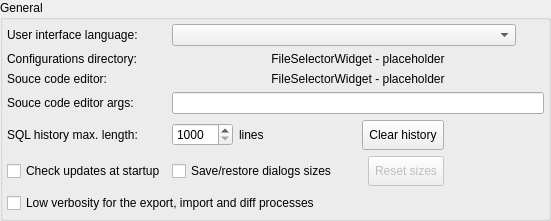
        <widget class="QGroupBox" name="general_gb">
         <property name="title">
          <string>General</string>
         </property>
         <layout class="QGridLayout" name="gridLayout_2">
          <property name="leftMargin">
           <number>4</number>
          </property>
          <property name="topMargin">
           <number>4</number>
          </property>
          <property name="rightMargin">
           <number>4</number>
          </property>
          <property name="bottomMargin">
           <number>4</number>
          </property>
          <item row="2" column="1">
           <widget class="QLabel" name="label_3">
            <property name="text">
             <string>Souce code editor:</string>
            </property>
           </widget>
          </item>
          <item row="1" column="2" colspan="2">
           <widget class="QLabel" name="label_6">
            <property name="text">
             <string>FileSelectorWidget - placeholder</string>
            </property>
            <property name="alignment">
             <set>Qt::AlignCenter</set>
            </property>
           </widget>
          </item>
          <item row="10" column="2" colspan="2">
           <layout class="QHBoxLayout" name="horizontalLayout_21">
            <item>
             <widget class="QCheckBox" name="save_restore_geometry_chk">
              <property name="text">
               <string>Save/restore dialogs sizes</string>
              </property>
             </widget>
            </item>
            <item>
             <spacer name="horizontalSpacer_9">
              <property name="orientation">
               <enum>Qt::Horizontal</enum>
              </property>
              <property name="sizeType">
               <enum>QSizePolicy::Expanding</enum>
              </property>
              <property name="sizeHint" stdset="0">
               <size>
                <width>25</width>
                <height>20</height>
               </size>
              </property>
             </spacer>
            </item>
            <item>
             <widget class="QToolButton" name="reset_sizes_tb">
              <property name="enabled">
               <bool>false</bool>
              </property>
              <property name="sizePolicy">
               <sizepolicy hsizetype="Preferred" vsizetype="Preferred">
                <horstretch>0</horstretch>
                <verstretch>0</verstretch>
               </sizepolicy>
              </property>
              <property name="minimumSize">
               <size>
                <width>0</width>
                <height>30</height>
               </size>
              </property>
              <property name="maximumSize">
               <size>
                <width>16777215</width>
                <height>16777215</height>
               </size>
              </property>
              <property name="focusPolicy">
               <enum>Qt::StrongFocus</enum>
              </property>
              <property name="toolTip">
               <string>Reset the dialogs sizes and positions to their default values.</string>
              </property>
              <property name="text">
               <string>Reset sizes</string>
              </property>
              <property name="icon">
               <iconset resource="../res/resources.qrc">
                <normaloff>:/icones/icones/atualizar.png</normaloff>:/icones/icones/atualizar.png</iconset>
              </property>
              <property name="iconSize">
               <size>
                <width>22</width>
                <height>22</height>
               </size>
              </property>
              <property name="toolButtonStyle">
               <enum>Qt::ToolButtonTextBesideIcon</enum>
              </property>
             </widget>
            </item>
            <item>
             <spacer name="horizontalSpacer_10">
              <property name="orientation">
               <enum>Qt::Horizontal</enum>
              </property>
              <property name="sizeType">
               <enum>QSizePolicy::Fixed</enum>
              </property>
              <property name="sizeHint" stdset="0">
               <size>
                <width>100</width>
                <height>20</height>
               </size>
              </property>
             </spacer>
            </item>
           </layout>
          </item>
          <item row="1" column="1">
           <widget class="QLabel" name="label_2">
            <property name="text">
             <string>Configurations directory:</string>
            </property>
           </widget>
          </item>
          <item row="7" column="2" colspan="2">
           <layout class="QHBoxLayout" name="horizontalLayout_19">
            <item>
             <widget class="QSpinBox" name="history_max_length_spb">
              <property name="sizePolicy">
               <sizepolicy hsizetype="Minimum" vsizetype="Fixed">
                <horstretch>0</horstretch>
                <verstretch>0</verstretch>
               </sizepolicy>
              </property>
              <property name="minimumSize">
               <size>
                <width>60</width>
                <height>0</height>
               </size>
              </property>
              <property name="minimum">
               <number>1000</number>
              </property>
              <property name="maximum">
               <number>20000</number>
              </property>
              <property name="singleStep">
               <number>500</number>
              </property>
              <property name="value">
               <number>1000</number>
              </property>
             </widget>
            </item>
            <item>
             <widget class="QLabel" name="lines_lbl">
              <property name="sizePolicy">
               <sizepolicy hsizetype="Fixed" vsizetype="Preferred">
                <horstretch>0</horstretch>
                <verstretch>0</verstretch>
               </sizepolicy>
              </property>
              <property name="minimumSize">
               <size>
                <width>0</width>
                <height>0</height>
               </size>
              </property>
              <property name="maximumSize">
               <size>
                <width>16777215</width>
                <height>16777215</height>
               </size>
              </property>
              <property name="text">
               <string>lines</string>
              </property>
             </widget>
            </item>
            <item>
             <spacer name="horizontalSpacer_5">
              <property name="orientation">
               <enum>Qt::Horizontal</enum>
              </property>
              <property name="sizeType">
               <enum>QSizePolicy::Expanding</enum>
              </property>
              <property name="sizeHint" stdset="0">
               <size>
                <width>25</width>
                <height>20</height>
               </size>
              </property>
             </spacer>
            </item>
            <item>
             <widget class="QToolButton" name="clear_sql_history_tb">
              <property name="sizePolicy">
               <sizepolicy hsizetype="Preferred" vsizetype="Preferred">
                <horstretch>0</horstretch>
                <verstretch>0</verstretch>
               </sizepolicy>
              </property>
              <property name="minimumSize">
               <size>
                <width>0</width>
                <height>30</height>
               </size>
              </property>
              <property name="maximumSize">
               <size>
                <width>16777215</width>
                <height>16777215</height>
               </size>
              </property>
              <property name="focusPolicy">
               <enum>Qt::StrongFocus</enum>
              </property>
              <property name="toolTip">
               <string>Clear the entire SQL comand history.</string>
              </property>
              <property name="text">
               <string>Clear history</string>
              </property>
              <property name="icon">
               <iconset resource="../res/resources.qrc">
                <normaloff>:/icones/icones/limpartexto.png</normaloff>:/icones/icones/limpartexto.png</iconset>
              </property>
              <property name="iconSize">
               <size>
                <width>22</width>
                <height>22</height>
               </size>
              </property>
              <property name="toolButtonStyle">
               <enum>Qt::ToolButtonTextBesideIcon</enum>
              </property>
             </widget>
            </item>
            <item>
             <spacer name="horizontalSpacer_4">
              <property name="orientation">
               <enum>Qt::Horizontal</enum>
              </property>
              <property name="sizeType">
               <enum>QSizePolicy::Fixed</enum>
              </property>
              <property name="sizeHint" stdset="0">
               <size>
                <width>100</width>
                <height>20</height>
               </size>
              </property>
             </spacer>
            </item>
           </layout>
          </item>
          <item row="11" column="1" colspan="3">
           <layout class="QHBoxLayout" name="horizontalLayout_23">
            <item>
             <widget class="QCheckBox" name="low_verbosity_chk">
              <property name="statusTip">
               <string>Reduces the verbosity of the export, import and diff process causing only key info messages and errors to be displayed. This option causes less rendering operations to be performed when displaying progress messages and, as a consequence, it makes these processes run faster.</string>
              </property>
              <property name="text">
               <string>Low verbosity for the export, import and diff processes</string>
              </property>
             </widget>
            </item>
            <item>
             <widget class="QWidget" name="low_verbosity_hint" native="true">
              <property name="sizePolicy">
               <sizepolicy hsizetype="Fixed" vsizetype="Fixed">
                <horstretch>0</horstretch>
                <verstretch>0</verstretch>
               </sizepolicy>
              </property>
              <property name="minimumSize">
               <size>
                <width>22</width>
                <height>22</height>
               </size>
              </property>
              <property name="maximumSize">
               <size>
                <width>22</width>
                <height>22</height>
               </size>
              </property>
             </widget>
            </item>
            <item>
             <spacer name="horizontalSpacer_13">
              <property name="orientation">
               <enum>Qt::Horizontal</enum>
              </property>
              <property name="sizeHint" stdset="0">
               <size>
                <width>40</width>
                <height>20</height>
               </size>
              </property>
             </spacer>
            </item>
           </layout>
          </item>
          <item row="0" column="2">
           <widget class="QComboBox" name="ui_language_cmb">
            <property name="statusTip">
             <string>Overrides the default user interface language defined by the system. Requires restarting the program. &lt;strong&gt;NOTE:&lt;/strong&gt; UI translations are third party collaborations thus any typo or mistake should be reported directly to their respective maintainers.</string>
            </property>
           </widget>
          </item>
          <item row="4" column="2" colspan="2">
           <widget class="QLineEdit" name="source_editor_args_edt">
            <property name="toolTip">
             <string/>
            </property>
            <property name="readOnly">
             <bool>false</bool>
            </property>
            <property name="clearButtonEnabled">
             <bool>true</bool>
            </property>
           </widget>
          </item>
          <item row="0" column="3">
           <widget class="QWidget" name="ui_language_hint" native="true">
            <property name="sizePolicy">
             <sizepolicy hsizetype="Fixed" vsizetype="Fixed">
              <horstretch>0</horstretch>
              <verstretch>0</verstretch>
             </sizepolicy>
            </property>
            <property name="minimumSize">
             <size>
              <width>22</width>
              <height>22</height>
             </size>
            </property>
            <property name="maximumSize">
             <size>
              <width>22</width>
              <height>22</height>
             </size>
            </property>
           </widget>
          </item>
          <item row="4" column="1">
           <widget class="QLabel" name="label_4">
            <property name="text">
             <string>Souce code editor args:</string>
            </property>
           </widget>
          </item>
          <item row="10" column="1">
           <widget class="QCheckBox" name="check_upd_chk">
            <property name="toolTip">
             <string>Check if there is a new version on server</string>
            </property>
            <property name="text">
             <string>Check updates at startup</string>
            </property>
            <property name="checked">
             <bool>false</bool>
            </property>
           </widget>
          </item>
          <item row="7" column="1">
           <widget class="QLabel" name="sql_history_lbl">
            <property name="sizePolicy">
             <sizepolicy hsizetype="Fixed" vsizetype="Preferred">
              <horstretch>0</horstretch>
              <verstretch>0</verstretch>
             </sizepolicy>
            </property>
            <property name="minimumSize">
             <size>
              <width>0</width>
              <height>0</height>
             </size>
            </property>
            <property name="text">
             <string>SQL history max. length:</string>
            </property>
           </widget>
          </item>
          <item row="0" column="1">
           <widget class="QLabel" name="label_5">
            <property name="text">
             <string>User interface language:</string>
            </property>
           </widget>
          </item>
          <item row="2" column="2" colspan="2">
           <widget class="QLabel" name="label_7">
            <property name="text">
             <string>FileSelectorWidget - placeholder</string>
            </property>
            <property name="alignment">
             <set>Qt::AlignCenter</set>
            </property>
           </widget>
          </item>
         </layout>
        </widget>
